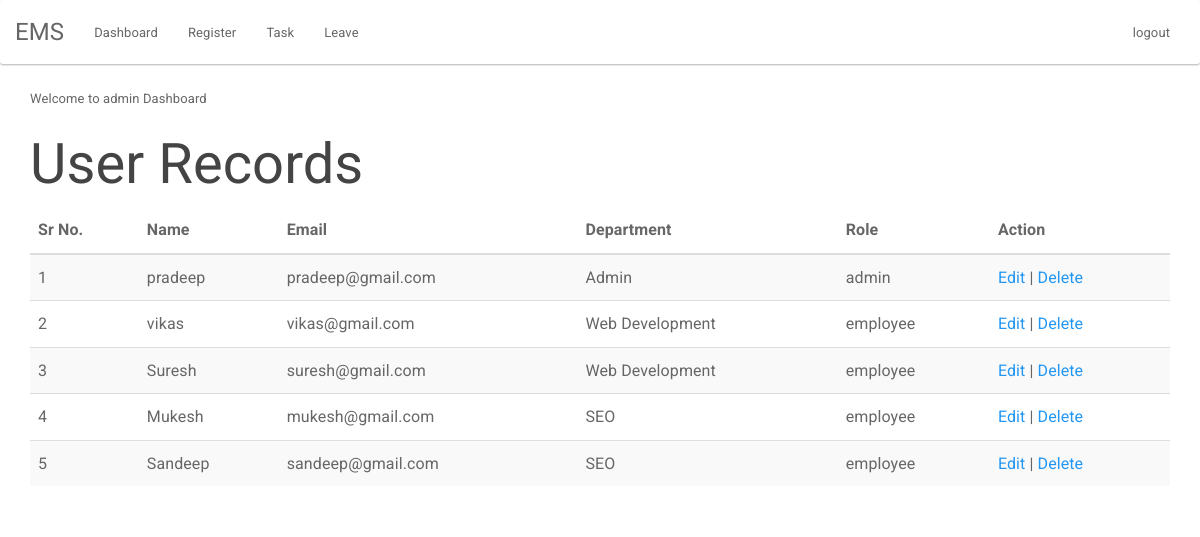
Page /admin/dashboard.php (signed in) on the committed database.
### tables this page shows
CREATE TABLE `users` (
  `user_id` int(255) NOT NULL,
  `name` varchar(1000) NOT NULL,
  `email` varchar(1000) NOT NULL,
  `password` varchar(1000) NOT NULL,
  `department` varchar(1000) NOT NULL,
  `role` varchar(100) NOT NULL,
  `created_on` timestamp NOT NULL DEFAULT CURRENT_TIMESTAMP ON UPDATE CURRENT_TIMESTAMP
);

### admin/dashboard.php (the view, shortened to what this page needs)
<?php include "../auth/auth.php";?>
<html>
<head>
<link rel="stylesheet" href="../css/style.css">
</head>
<body>
<?php include "header.php";?>
<div class="container">
<?php echo "Welcome to admin Dashboard";?>
<h1>User Records</h1>
<table class="table table-striped table-hover ">
  <thead>
    <tr>
      <th>Sr No.</th>
      <th>Name</th>
      <th>Email</th>
      <th>Department</th>
	  <th>Role</th>
	   <th>Action</th>
    </tr>
  </thead>
  <tbody>
  <?php
  $i=1;
  $query="Select * from users";
	$res=mysqli_query($conn, $query);
	$count=mysqli_num_rows($res);
	if($count>0)
	{
	while($row=mysqli_fetch_array($res))
	{
  ?>
    <tr>
      <td><?php echo $i; ?></td>
      <td><?php echo $row['name'];?></td>
      <td><?php echo $row['email'];?></td>
      <td><?php echo $row['department'];?></td>
	    <td><?php echo $row['role'];?></td>
	  <td><a href="edit-user.php?id=<?php echo $row['user_id'];?>">Edit</a> | <a href="delete-user.php?id=<?php echo $row['user_id'];?>">Delete</a></td>
    </tr>
	<?php $i++;}}else{
		 echo "No record Found!";
	} ?>
  </tbody>
</table>
</div>
</body>
</html>

### rows in the picture
users: name "pradeep", email "pradeep@gmail.com", department "Admin", role "admin"
users: name "vikas", email "vikas@gmail.com", department "Web Development", role "employee"
users: name "Suresh", email "suresh@gmail.com", department "Web Development", role "employee"
users: name "Mukesh", email "mukesh@gmail.com", department "SEO", role "employee"
users: name "Sandeep", email "sandeep@gmail.com", department "SEO", role "employee"
